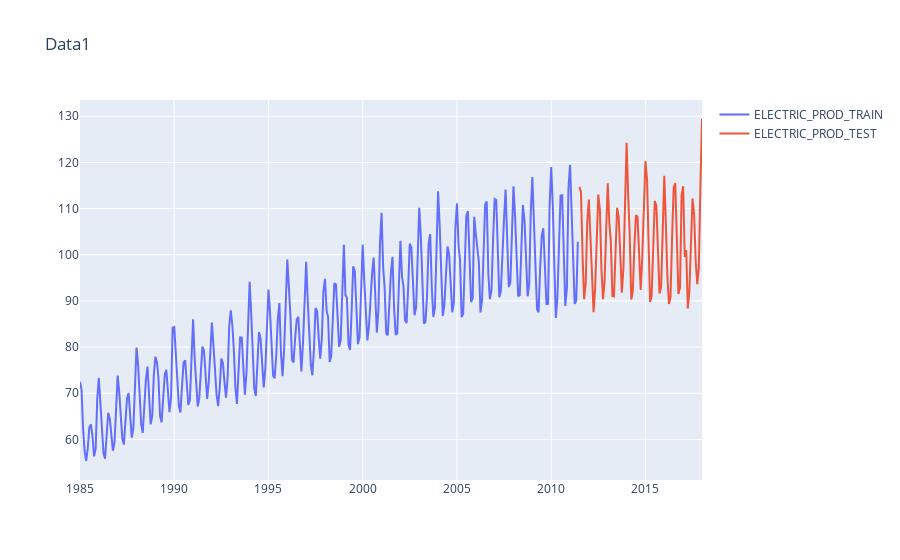

Notebook code cell kept with this figure:
### Code cell
trace0 = go.Scatter(
            x = df1_train.index, y = df1_train['ELECTRIC_PROD'], name='ELECTRIC_PROD_TRAIN'
            )

trace1 = go.Scatter(
            x = df1_test.index, y = df1_test['ELECTRIC_PROD'], name='ELECTRIC_PROD_TEST'
            )

data = [trace0,  trace1]
layout = {'title': 'Data1'}
    
fig = go.Figure(data=data, layout=layout)
iplot(fig)
